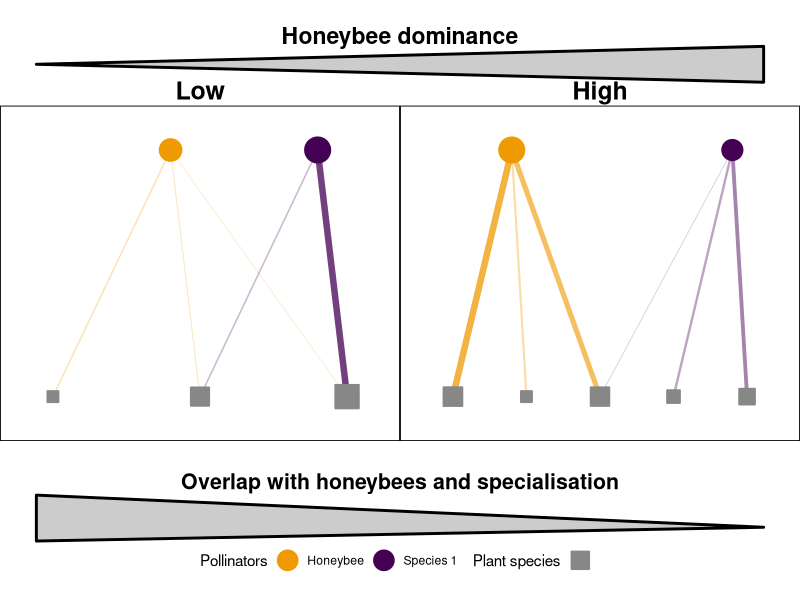

Generate this figure with R:
## ---- chunk 1
library(dplyr)
library(ggplot2)
library(viridis)
library(patchwork)
library(tidyr)
library(grid)

# =========================================================
# Conceptual matrices
# Low: strong overlap with honeybees
# High: reduced overlap + shift to an alternative plant
# =========================================================

M_low <- matrix(
  c(1.2, 0,
    1.0, 1.2,
    0.9, 3.2),
  nrow = 3,
  byrow = TRUE
)

M_high <- matrix(
  c(3.0, 0,
    1.1, 0,
    2.4, 0.5,
    0.0, 1.2,
    0.0, 1.8),
  nrow = 5,
  byrow = TRUE
)

set_dimnames <- function(M) {
  colnames(M) <- c("Apis", "Poll1")
  rownames(M) <- paste0("Plant", seq_len(nrow(M)))
  M
}

M_low  <- set_dimnames(M_low)
M_high <- set_dimnames(M_high)

# =========================================================
# Build panel
# =========================================================
build_scenario <- function(M, title) {
  
  edges <- as.data.frame(as.table(M)) %>%
    rename(
      Plant = Var1,
      Pollinator = Var2,
      Weight = Freq
    ) %>%
    filter(Weight > 0)
  
  plants <- data.frame(
    name = rownames(M),
    x = 0,
    y = seq(1, nrow(M))
  )
  
  polls <- data.frame(
    name = colnames(M),
    x = 1,
    y = c(1.8, max(plants$y) - 0.2)
  )
  
  plant_strength <- rowSums(M)
  poll_strength  <- colSums(M)
  
  plants$strength <- plant_strength[plants$name]
  polls$strength  <- poll_strength[polls$name]
  
  nodes <- rbind(plants, polls)
  
  edges_xy <- edges %>%
    left_join(nodes, by = c("Plant" = "name")) %>%
    rename(x1 = x, y1 = y) %>%
    left_join(nodes, by = c("Pollinator" = "name")) %>%
    rename(x2 = x, y2 = y)
  
  edges_xy <- edges_xy %>%
    mutate(
      Pollinators = ifelse(Pollinator == "Poll1", "Species 1", "Honeybee")
    )
  
  polls <- polls %>%
    mutate(
      Pollinators = ifelse(name == "Poll1", "Species 1", "Honeybee")
    )
  
  ggplot() +
    geom_segment(
      data = edges_xy,
      aes(
        x = x1, y = y1,
        xend = x2, yend = y2,
        linewidth = Weight,
        alpha = Weight,
        color = Pollinators
      ),
      lineend = "round",
      show.legend = FALSE
    ) +
    scale_color_manual(values = c(
      "Species 1" = viridis(3)[1],
      "Honeybee"  = "orange2"
    )) +
    scale_linewidth(range = c(0.3, 2.2)) +
    scale_alpha(range = c(0.20, 0.75), guide = "none") +
    
    geom_point(
      data = plants,
      aes(x = x, y = y, size = strength, shape = "Plants"),
      color = "gray53",
      fill  = "gray53",
      stroke = 1
    ) +
    scale_shape_manual(
      name = "Plant species",
      values = c("Plants" = 22),
      labels = ""
    ) +
    
    geom_point(
      data = polls,
      aes(x = x, y = y, size = strength, color = Pollinators)
    ) +
    
    scale_size(range = c(3.5, 8.5)) +
    
    guides(
      linewidth = "none",
      size = "none",
      colour = guide_legend(
        order = 1,
        override.aes = list(
          size = 6,
          alpha = 1,
          stroke = 1,
          linewidth = 0
        )
      ),
      shape = guide_legend(
        order = 2,
        override.aes = list(
          size = 6,
          color = "gray53",
          fill  = "gray53",
          shape = 22
        )
      )
    ) +
    theme_void() +
    theme(
      legend.position = "none",
      plot.margin  = margin(5, 20, 5, 20),
      panel.border = element_rect(colour = "black", fill = NA, linewidth = 0.6),
      plot.title   = element_text(hjust = 0.5, face = "bold", size = 18)
    ) +
    coord_flip() +
    scale_x_continuous(expand = expansion(mult = 0.18)) +
    scale_y_continuous(expand = expansion(mult = 0.18)) +
    ggtitle(title)
}

# =========================================================
# Build plots
# =========================================================
p_low  <- build_scenario(M_low,  "Low")
p_high <- build_scenario(M_high, "High")

networks_row <- p_low | p_high

# =========================================================
# Arrows
# =========================================================
triangle_top <- ggplot() +
  geom_polygon(
    data = data.frame(
      x = c(1, 0, 1),
      y = c(-1.2, -0.7, -0.2)
    ),
    aes(x, y),
    fill = alpha("black", 0.2),
    color = "black",
    linewidth = 1
  ) +
  coord_cartesian(xlim = c(0, 1), ylim = c(-0.5, 1.2), clip = "off") +
  theme_void() +
  annotate(
    "text",
    x = 0.5, y = 0.1,
    label = "Honeybee dominance",
    fontface = "bold", size = 5.8
  )

triangle_bottom <- ggplot() +
  geom_polygon(
    data = data.frame(
      x = c(0, 1, 0),
      y = c(-0.6, -0.3, 0.4)
    ),
    aes(x, y),
    fill = alpha("black", 0.2),
    color = "black",
    linewidth = 1
  ) +
  annotate(
    "text",
    x = 0.5, y = 0.70,
    label = "Overlap with honeybees and specialisation",
    fontface = "bold", size = 5.4
  ) +
  coord_cartesian(
    xlim = c(0, 1),
    ylim = c(-0.35, 1.2),
    clip = "off"
  ) +
  theme_void() +
  theme(
    plot.margin = margin(8, 5, 18, 5)
  )

# =========================================================
# Final plot
# =========================================================
final_plot <- triangle_top / networks_row / triangle_bottom +
  plot_layout(
    heights = c(1.2, 6, 1.4),
    guides  = "collect"
  ) &
  theme(
    legend.position = "bottom",
    plot.margin = margin(t = -5, r = 0, b = 10, l = 0)
  )

final_plot
